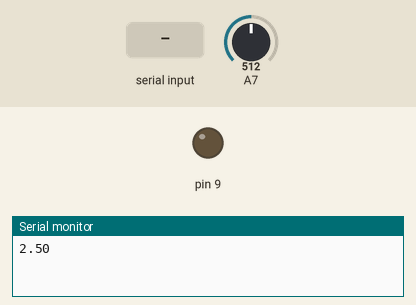
Bench run of a sketch on a simulated Arduino Nano, built with avr-gcc and run on an emulated ATmega328P. Parts: output pins drawn as LEDs (lit = HIGH), the last lines printed to the serial monitor. The test bench sets the inputs (shaded band); at power-on: A7 = 512.

Above: at 1.2 s.
1.3 s: "90,45\n" received over Serial
At 2.6 s:
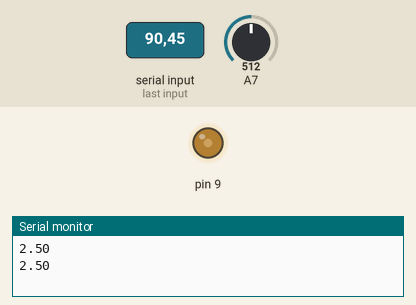
4.9 s: "30,150\n" received over Serial
At 6.6 s:
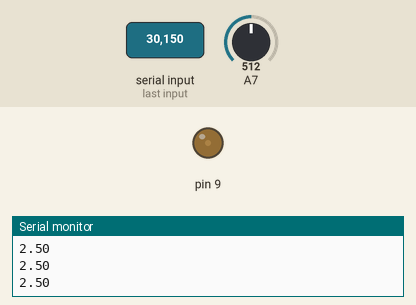
8.5 s: "200\n" received over Serial
At 10.3 s:
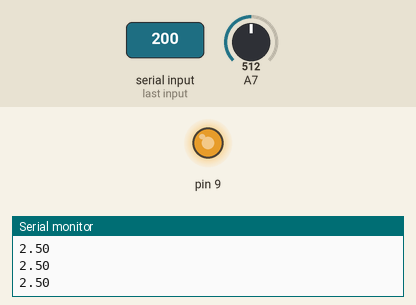
Timing chart, 0 to 12.1 s (numbered marks = the images above; inputs shaded):
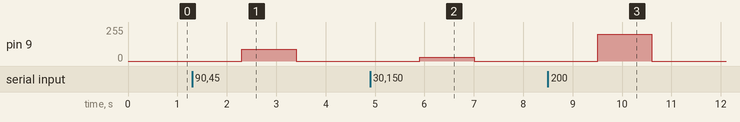

Measured:
- after the input at 1.3 s, pin 9: 0/255 → 90/255 after 1.0 s, → 0/255 1.1 s later
- after the input at 4.9 s, pin 9: 0/255 → 30/255 after 1.0 s, → 0/255 1.1 s later
- after the input at 8.5 s, pin 9: 0/255 → 200/255 after 1.0 s, → 0/255 1.1 s later

The sketch:

sketch_may14a.ino
```cpp
float value;
int i = 0;
float voltage;
float s;

void setup(){
  Serial.begin(9600);
  pinMode(9, OUTPUT);
}

void loop(){

  value = analogRead(A7);
  voltage = value*(5.0/1023.0);
  i = Serial.readString().toInt();
  analogWrite(9,i);
  delay(100);
  Serial.println(voltage);
}
```
